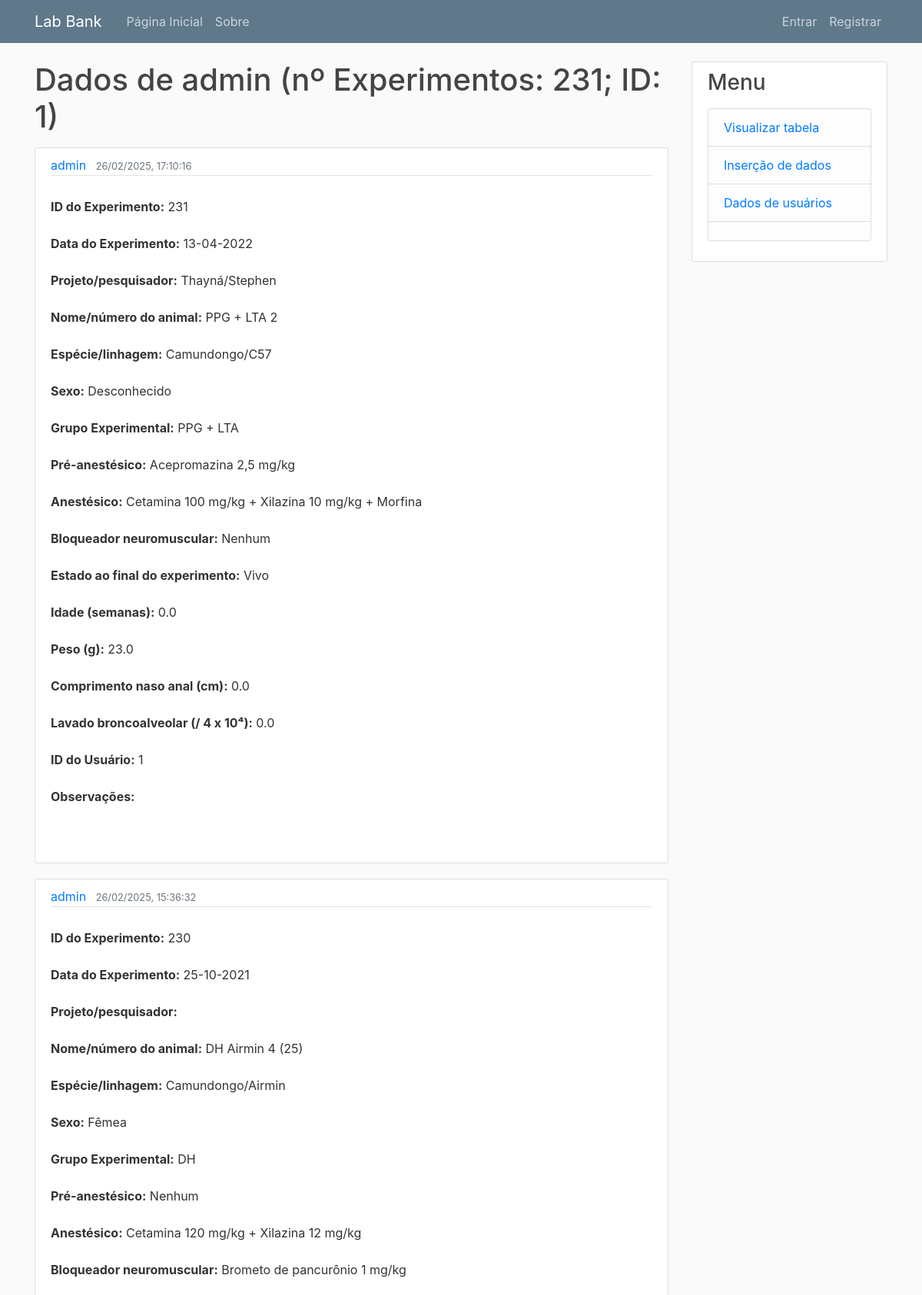
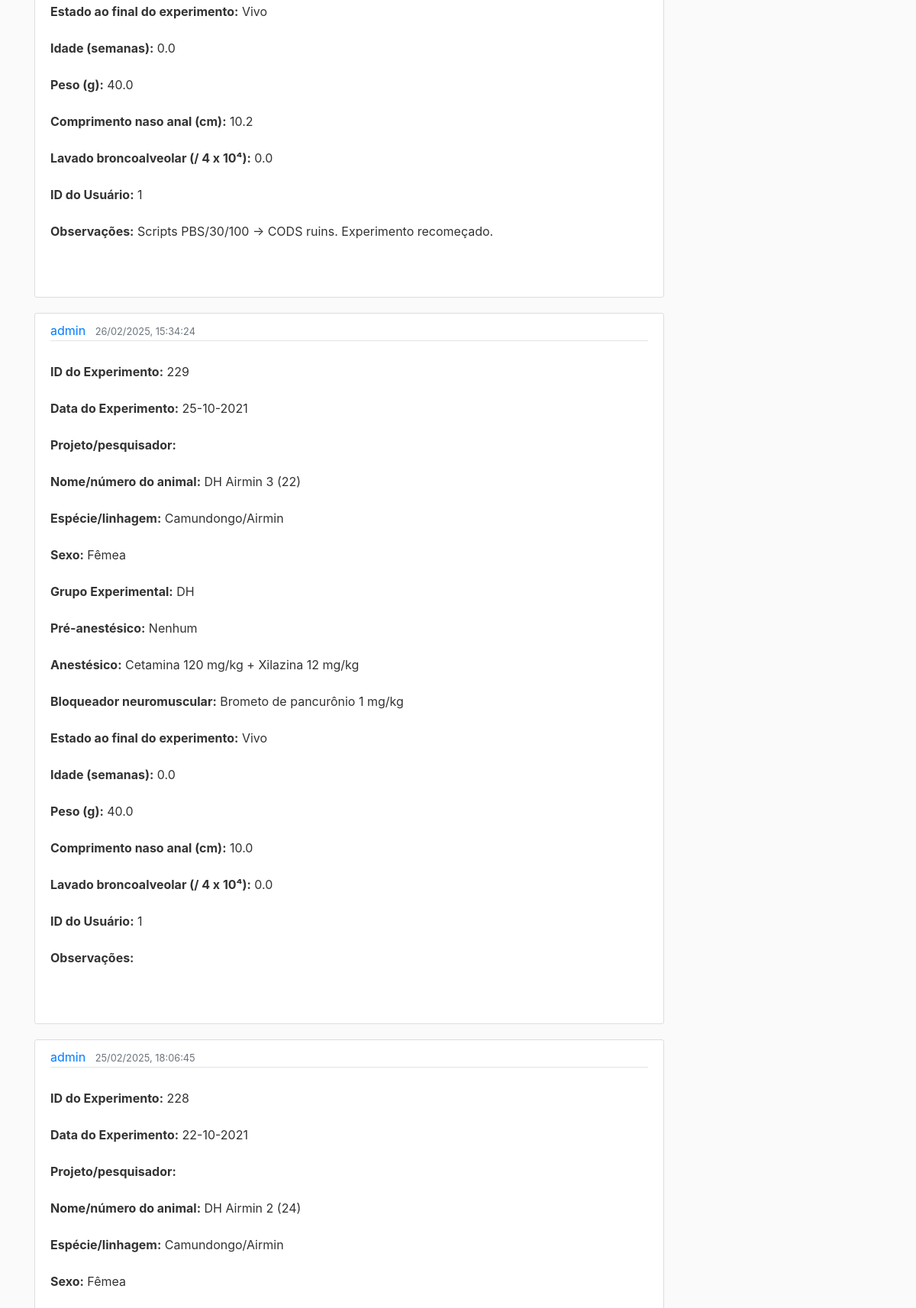
The page /table/admin (upper part) on the database its author committed (2 pictures, top to bottom).
### lab_bank/models.py (models this page shows, shortened)
class User(db.Model, UserMixin):
    id = db.Column(db.Integer, primary_key=True)
    username = db.Column(db.String(100), unique=True, nullable=False)
    email = db.Column(db.String(200), unique=True, nullable=False)
    profile_picture = db.Column(db.String(20), nullable=False, default='default.jpg')
    password = db.Column(db.String(60))
    is_admin = db.Column(db.Boolean, default=False)
    posts = db.relationship('Post', backref='author', lazy=True)
    subjects = db.relationship('Subject', backref='owner', lazy=True)

class Subject(db.Model):
    id = db.Column(db.Integer, primary_key=True)
    date = db.Column(db.Date, nullable=False)
    lineage = db.Column(db.String(50), nullable=False)
    sex = db.Column(db.String(50), nullable=False)
    ova_or_control = db.Column(db.String(50), nullable=False)
    dead_or_alive = db.Column(db.String(50), nullable=False)
    acepromazine = db.Column(db.String(50), nullable=False)
    anesthesic = db.Column(db.String(50), nullable=False)
    neuromuscular_blocker = db.Column(db.String(50), nullable=False)
    age = db.Column(db.Float, nullable=False)
    weight = db.Column(db.Float, nullable=False)
    project = db.Column(db.String(255), nullable=True)
    name_number = db.Column(db.String(255), nullable=True)
    naso_anal_length = db.Column(db.Float, nullable=True)
    bronchoalveolar_lavage = db.Column(db.Float, nullable=True)
    user_id = db.Column(db.Integer, db.ForeignKey('user.id'), nullable=False)
    excel_file_path = db.Column(db.String(255), nullable=True)
    flexivent = db.Column(db.String(50), nullable=False)
    date_created = db.Column(db.DateTime, default=datetime.utcnow)
    observations = db.Column(Text, nullable=True)

### lab_bank/table/routes.py (the view)
@table.route("/table/<string:username>")
def user_subjects(username):
    page = request.args.get('page', 1, type=int)
    user = User.query.filter_by(username=username).first_or_404()
    subjects = Subject.query.filter_by(user_id=user.id).order_by(Subject.id.desc()).paginate(page=page, per_page=7)
    return render_template('user_subjects.html', user=user, title=f'Dados de {username}', subjects=subjects)

### lab_bank/templates/user_subjects.html (shortened to what this page needs)
{% extends 'layout.html' %}
{% block content %}
<h1 class="mb-3"> Dados de {{ user.username }} (nº Experimentos: {{ subjects.total }}; ID: {{ user.id }})</h1>
{% for subject in subjects.items %}
	<article class="media content-section">
		<div class="media-body">
			<div class="article-metadata">
				<a class="mr-2" href="{{ url_for('table.user_subjects', username=subject.owner.username) }}">{{ user.username }}</a>
				<small class="text-muted">{{ subject.date_created.strftime('%d/%m/%Y, %H:%M:%S') }}</small>
			</div>
			<p class="article-content">
				<strong>ID do Experimento:</strong> {{ subject.id }}<br>
				<strong>Data do Experimento:</strong> {{ subject.date.strftime('%d-%m-%Y') if subject.date else 'N/A' }}<br>
				<strong>Projeto/pesquisador:</strong> {{ subject.project }}<br>
				<strong>Nome/número do animal:</strong> {{ subject.name_number }}<br>
				<strong>Espécie/linhagem:</strong> {{ subject.lineage }}<br>
				<strong>Sexo:</strong> {{ subject.sex }}<br>
				<strong>Grupo Experimental:</strong> {{ subject.ova_or_control }}<br>
				<strong>Pré-anestésico:</strong> {{ subject.acepromazine }}<br>
				<strong>Anestésico:</strong> {{ subject.anesthesic }}<br>
				<strong>Bloqueador neuromuscular:</strong> {{ subject.neuromuscular_blocker }}<br>
				<strong>Estado ao final do experimento:</strong> {{ subject.dead_or_alive }}<br>
				<strong>Idade (semanas):</strong> {{ subject.age }}<br>
				<strong>Peso (g):</strong> {{ subject.weight }}<br>
				<strong>Comprimento naso anal (cm):</strong> {{ subject.naso_anal_length }}<br>
				<strong>Lavado broncoalveolar (/ 4 x 10⁴):</strong> {{ subject.bronchoalveolar_lavage }}<br>
				<strong>ID do Usuário:</strong> {{ subject.user_id }}<br>
				<strong>Observações:</strong> {{ subject.observations }}<br>
			</p>
	</article>
{% endfor %}
{% endblock %}

### lab_bank/templates/layout.html (shortened to what this page needs)
<!DOCTYPE html>
<html>
	<head>
		<link rel="stylesheet" href="https://maxcdn.bootstrapcdn.com/bootstrap/4.0.0/css/bootstrap.min.css">
		<link rel="stylesheet" type="text/css" href="{{ url_for('static', filename='main.css') }}">
</head>
					<body>
						<header class="site-header">
							<nav class="navbar navbar-expand-md navbar-dark bg-steel fixed-top">
								<div class="container">
									<a class="navbar-brand mr-4" href="/">Lab Bank</a>
									<div class="collapse navbar-collapse" id="navbarToggle">
										<div class="navbar-nav mr-auto">
											<a class="nav-item nav-link" href="{{ url_for('main.home') }}">Página Inicial</a>
											<a class="nav-item nav-link" href="{{ url_for('main.about') }}">Sobre</a>
										</div>
										<div class="navbar-nav">
										{% if current_user.is_authenticated %}
											<a class="nav-item nav-link" href="{{ url_for('users.account') }}">Conta</a>
											<a class="nav-item nav-link" href="{{ url_for('users.logout') }}">Sair</a>
		{% else %}
		  <a class="nav-item nav-link" href="{{ url_for('users.login') }}">Entrar</a>
											<a class="nav-item nav-link" href="{{ url_for('users.register') }}">Registrar</a>
		{% endif %}
	</div>
									</div>
								</div>
							</nav>
						</header>
						<main role="main" class="container">
							<div class="row">
								<div class="col-md-9">
          {% block content %}{% endblock %}
        </div>
								<div class="col-md-3">
									<div class="content-section">
										<h3>Menu</h3>
										<p class='text-muted'>
											<ul class="list-group">
												<li class="list-group-item list-group-item-light">
												<a href = "{{ url_for('table.display_table') }}"> Visualizar tabela </a>
												</li>
												<li class="list-group-item list-group-item-light">
												<a href = "{{ url_for('table.insert_data') }}"> Inserção de dados </a>
												</li>
												<li class="list-group-item list-group-item-light">
												<a href = "{{ url_for('users.user_list') }}"> Dados de usuários </a>
												</li>
												<li class="list-group-item list-group-item-light">
												</li>
											</ul>
										</p>
									</div>
								</div>
							</div>
						</main>

### lab_bank/static/main.css (style rules this page uses)
body { background: #fafafa; color: #333333; margin-top: 5rem; }
h1, h2, h3, h4, h5, h6 { color: #444444; }
.bg-steel { background-color: #5f788a; }
.site-header .navbar-nav .nav-link { color: #cbd5db; }
.content-section { background: #ffffff; padding: 10px 20px; border: 1px solid #dddddd; border-radius: 3px; margin-bottom: 20px; }
.article-content { white-space: pre-line; }
.article-metadata { padding-bottom: 1px; margin-bottom: 4px; border-bottom: 1px solid #e3e3e3 }

### rows shown on the page
User: username "admin", id "1"
Subject: date_created "26/02/2025, 17:10:16", id "231", date "13-04-2022", project "Thayná/Stephen", name_number "PPG + LTA 2", lineage "Camundongo/C57", sex "Desconhecido", ova_or_control "PPG + LTA", acepromazine "Acepromazina 2,5 mg/kg", anesthesic "Cetamina 100 mg/kg + Xilazina 10 mg/kg + Morfina", neuromuscular_blocker "Nenhum", dead_or_alive "Vivo", age "0.0", weight "23.0", naso_anal_length "0.0", bronchoalveolar_lavage "0.0", user_id "1"
Subject: date_created "26/02/2025, 15:36:32", id "230", date "25-10-2021", name_number "DH Airmin 4 (25)", lineage "Camundongo/Airmin", sex "Fêmea", ova_or_control "DH", acepromazine "Nenhum", anesthesic "Cetamina 120 mg/kg + Xilazina 12 mg/kg", neuromuscular_blocker "Brometo de pancurônio 1 mg/kg", dead_or_alive "Vivo", age "0.0", weight "40.0", naso_anal_length "10.2", bronchoalveolar_lavage "0.0", user_id "1", observations "Scripts PBS/30/100 -> CODS ruins. Experimento recomeçado."
Subject: date_created "26/02/2025, 15:34:24", id "229", date "25-10-2021", name_number "DH Airmin 3 (22)", lineage "Camundongo/Airmin", sex "Fêmea", ova_or_control "DH", acepromazine "Nenhum", anesthesic "Cetamina 120 mg/kg + Xilazina 12 mg/kg", neuromuscular_blocker "Brometo de pancurônio 1 mg/kg", dead_or_alive "Vivo", age "0.0", weight "40.0", naso_anal_length "10.0", bronchoalveolar_lavage "0.0", user_id "1"
Subject: date_created "25/02/2025, 18:06:45", id "228", date "22-10-2021", name_number "DH Airmin 2 (24)", lineage "Camundongo/Airmin", sex "Fêmea"

### other values the page prints
{{ subjects.total }} "231"
